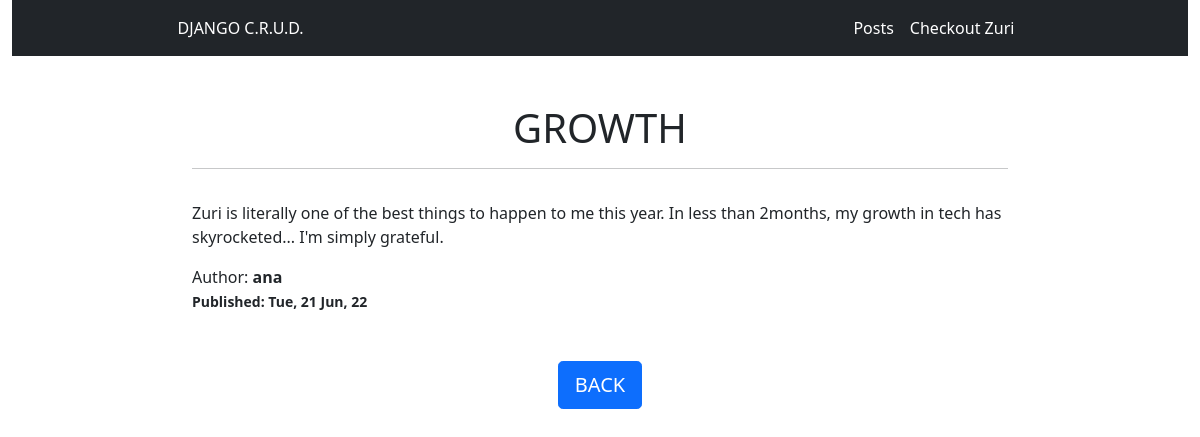
/blog/read/growth, run on the app's committed database.
### blog/models.py (models this page shows, shortened)
class Post(models.Model):
    STATUS_CHOICES = (
        ("draft", "Draft"),
        ("published", "Published")
    )
    title = models.CharField(max_length=250)
    slug = models.SlugField(max_length=300, unique=True, editable=False)
    author = models.ForeignKey(
        get_user_model(), on_delete=models.CASCADE, related_name="blog_posts"
    )
    body = models.TextField()
    publish = models.DateTimeField(default=timezone.now)
    created = models.DateTimeField(auto_now_add=True)
    updated = models.DateTimeField(auto_now=True)
    status = models.CharField(
        max_length=10, choices=STATUS_CHOICES, default="draft"
    )
    class Meta:
        ordering = ("-publish",)

### blog/views.py (the view)
# urls.py: path("read/<slug:slug>", views.PostDetailView.as_view(), name="post_detail"),
class PostDetailView(DetailView):
    model = Post

### blog/templates/blog/post_detail.html
{% extends 'base.html' %}
{% block content %}
<div class="container mt-5" style="width: 70%;">
    <div class="col">
        <h1 class="text-center">{{object.title}}</h1>
        <hr>
        <div class="d-flex justify-content-center">
            <section>
                <p>{{object.body|linebreaks}}</p>
            </section>
        </div>
        <div>Author: <strong>{{object.author}}<strong><br>
            <small>Published: {{object.publish|date:"D, d M, y"}}</small>
        </div>
        <div class="d-flex justify-content-center">
            <a href="{% url 'blog:all' %}" class="d-block btn btn-primary btn-lg my-5">BACK</a>
        </div>
    </div>
</div>
{% endblock  %}

### data on the page
Post: title "GROWTH", body "Zuri is literally one of the best things to happen to me this year. In less than 2months, my growth in tech has skyrocketed... I'm simply grateful.", author "ana", publish "Tue, 21 Jun, 22"
